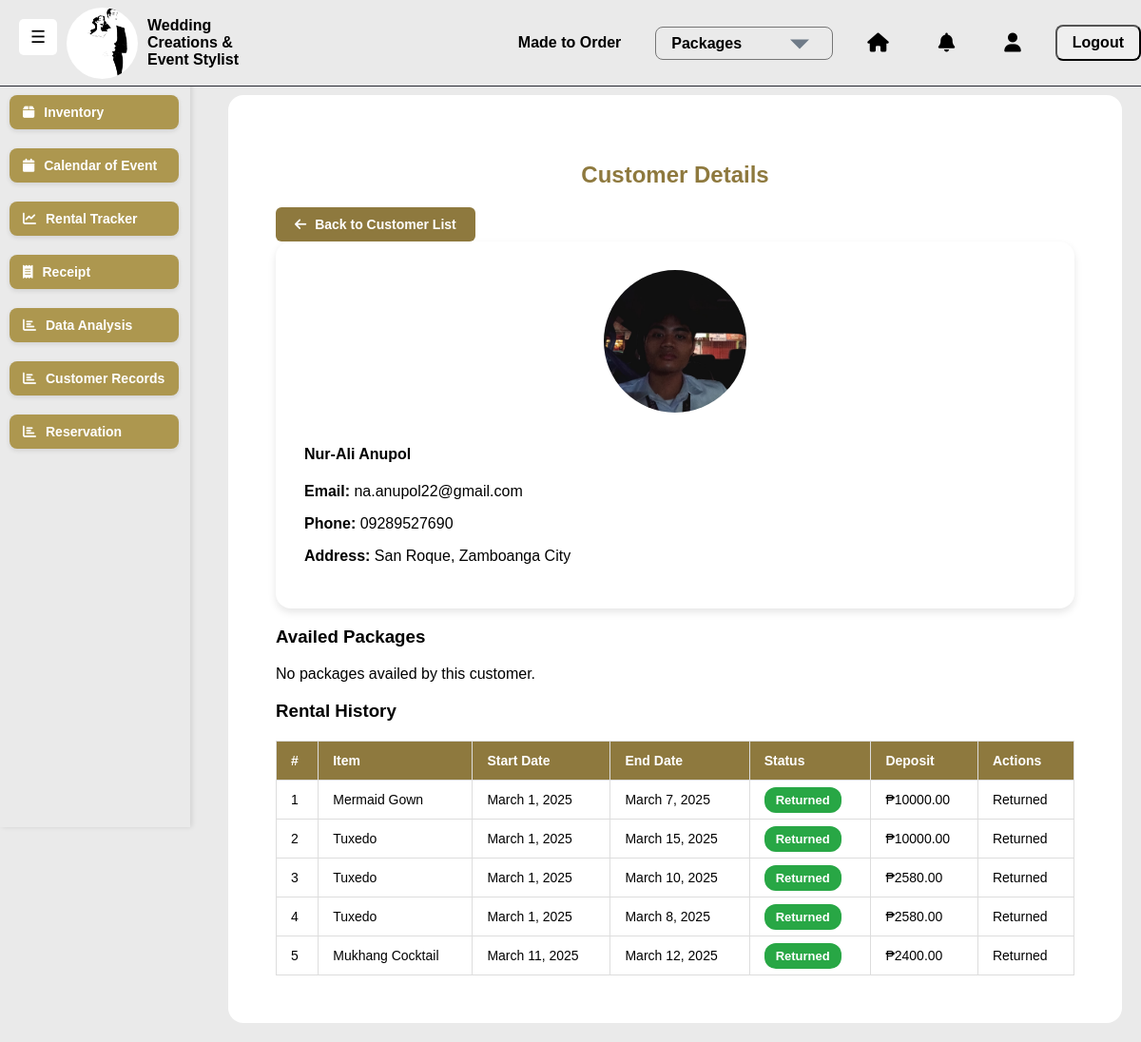
The app's page /customers/1/ (signed in) with its own data.
### saritasapp/models.py (models this page shows, shortened)
class Customer(models.Model):
    first_name = models.CharField(max_length=255)
    last_name = models.CharField(max_length=255)
    email = models.EmailField(unique=True)
    phone = models.CharField(max_length=15, unique=True)
    address = models.TextField(blank=True, null=True)
    created_at = models.DateTimeField(auto_now_add=True)
    image = models.ImageField(upload_to="static/images/", null=True, blank=True)

class Rental(models.Model):
    customer = models.ForeignKey(Customer, on_delete=models.CASCADE)
    user = models.ForeignKey(User, on_delete=models.SET_NULL, null=True, blank=True)
    inventory = models.ForeignKey(Inventory, on_delete=models.CASCADE)
    rental_start = models.DateField()
    rental_end = models.DateField()
    deposit = models.DecimalField(max_digits=10, decimal_places=2, default=10000.00)
    status = models.CharField(
        max_length=10,
        choices=[
            ("Renting", "Renting"),
            ("Returned", "Returned"),
            ("Overdue", "Overdue")
        ],
        default="Renting"
    )

class Inventory(models.Model):
    name = models.CharField(max_length=255)
    category = models.ForeignKey(Category, on_delete=models.CASCADE)
    color = models.CharField(max_length=50, blank=True)
    quantity = models.IntegerField(default=0)
    rental_price = models.DecimalField(max_digits=10, decimal_places=2)
    purchase_price = models.DecimalField(max_digits=10, decimal_places=2, null=True, blank=True)
    available = models.BooleanField(default=True)
    image = models.ImageField(upload_to="static/images/", null=True, blank=True)

### saritasapp/views.py (the view)
# urls.py: path('customers/<int:customer_id>/', views.view_customer, name='view_customer'),
@login_required
def view_customer(request, customer_id):
    customer = get_object_or_404(Customer, id=customer_id)
    today = now().date()
    rentals = Rental.objects.filter(customer=customer)
    rentals.filter(status="Renting", rental_end__lt=today).update(status="Overdue")
    return render(request, 'saritasapp/view_customer.html', {
        'customer': customer,
        'rentals': rentals,
    })

### saritasapp/templates/saritasapp/view_customer.html (shortened to what this page needs)
{% extends "saritasapp/base.html" %}
{% load static %}
{% block extra_css %}
    <link rel="stylesheet" href="{% static 'css/view_customer.css' %}">
{% endblock %}
{% block content %}
<div class="container">
    <h2 class="text-center" style="color: #8E793E; font-family: Arial, sans-serif;">Customer Details</h2>
    <a href="{% url 'saritasapp:customer_list' %}" class="btn btn-back mb-3">
        <i class="fa fa-arrow-left"></i> Back to Customer List
    </a>
    <div class="card p-4 mb-4 customer-card">
        <div class="row">
            <div class="col-md-4 text-center">
                {% if customer.image %}
                    <img src="{{ customer.image.url }}" alt="{{ customer.first_name }}" class="customer-image">
                {% else %}
                    <img src="{% static 'image/default-placeholder.png' %}" alt="No image available" class="customer-image">
                {% endif %}
            </div>
            <div class="col-md-8">
                <h4>{{ customer.first_name }} {{ customer.last_name }}</h4>
                <p><strong>Email:</strong> {{ customer.email }}</p>
                <p><strong>Phone:</strong> {{ customer.phone }}</p>
                <p><strong>Address:</strong> {{ customer.address }}</p>
            </div>
        </div>
    </div>
    <h3 class="section-title">Availed Packages</h3>
    {% if customer_orders %}
        <table class="table">
            <thead>
                <tr>
                    <th>#</th>
                    <th>Package Name</th>
                    <th>Type</th>
                    <th>Total Price</th>
                    <th>Status</th>
                    <th>Actions</th>
                </tr>
            </thead>
            <tbody>
                {% for order in customer_orders %}
                <tr>
                    <td>{{ forloop.counter }}</td>
                    <td>{{ order.package.name }}</td>
                    <td>{{ order.package.get_package_type_display }}</td>
                    <td>₱{{ order.total_price }}</td>
                    <td>
                        <span class="badge
                            {% if order.status == 'Pending' %}bg-warning
                            {% else %}bg-success{% endif %}">
                            {{ order.status }}
                        </span>
                    </td>
                    <td>
                        <a href="{% url 'saritasapp:order_details' order.id %}" class="btn btn-info btn-sm">
                            <i class="fa fa-eye"></i> View Details
                        </a>
                    </td>
                </tr>
                {% endfor %}
            </tbody>
        </table>
    {% else %}
        <div class="empty-message">
            <p class="text-muted">No packages availed by this customer.</p>
        </div>
    {% endif %}
    <h3 class="section-title">Rental History</h3>
    {% if rentals %}
        <table class="table">
            <thead>
                <tr>
                    <th>#</th>
                    <th>Item</th>
                    <th>Start Date</th>
                    <th>End Date</th>
                    <th>Status</th>
                    <th>Deposit</th>
                    <th>Actions</th>
                </tr>
            </thead>
            <tbody>
                {% for rental in rentals %}
                <tr>
                    <td>{{ forloop.counter }}</td>
                    <td>{{ rental.inventory.name }}</td>
                    <td>{{ rental.rental_start }}</td>
                    <td>{{ rental.rental_end }}</td>
                    <td>
                        <span class="badge
                            {% if rental.status == 'Overdue' %}bg-danger
                            {% elif rental.status == 'Returned' %}bg-success
                            {% else %}bg-warning{% endif %}">
                            {{ rental.status }}
                        </span>
                    </td>
                    <td>₱{{ rental.deposit }}</td>
                    <td>
                        {% if rental.status == 'Renting' or rental.status == 'Overdue' %}
                            <a href="{% url 'saritasapp:return_rental' rental.id %}"
                               class="btn btn-success btn-sm">Mark as Returned</a>
                        {% else %}
                            <span class="text-muted">Returned</span>
                        {% endif %}
                    </td>
                </tr>
                {% endfor %}
            </tbody>
        </table>
    {% else %}
        <div class="empty-message">
            <p class="text-muted">No rentals found for this customer.</p>
        </div>
    {% endif %}
</div>
{% endblock %}

### static/css/mainbase.css (style rules this page uses)
body { margin: 0; padding: 0; font-family: Arial, sans-serif; background-color: #EAEAEA; background-attachment: fixed; }
a { display: block; color: white ; padding: 12px; text-align: center; border-radius: 5px; font-size: 16px; font-weight: bold; text-decoration: none; transition: background 0.3s ease; }

### static/css/view_customer.css (style rules this page uses)
body { font-family: Arial, sans-serif; background-color: #EAEAEA; margin: 0; padding: 20px; }
.container { max-width: 1000px; margin: auto; background: #ffffff; padding: 30px; border-radius: 16px; }
.text-center { text-align: center; }
.card { background: #ffffff; border-radius: 16px; padding: 30px; box-shadow: 0 4px 8px rgba(0, 0, 0, 0.1); }
.customer-image { width: 150px; height: 150px; object-fit: cover; border-radius: 50%; margin-bottom: 10px; }
.table { width: 100%; border-collapse: collapse; margin-top: 20px; background: white; }
.table th, .table td { border: 1px solid #ddd; padding: 12px 15px; text-align: left; font-size: 14px; }
.table th { background-color: #8E793E; color: white; }
.badge { padding: 6px 12px; border-radius: 12px; font-size: 13px; font-weight: 600; }
.bg-success { background-color: #28a745; color: white; }
.btn { display: inline-block; padding: 10px 20px; text-decoration: none; border-radius: 6px; cursor: pointer; text-align: center; }
.btn-back { background-color: #8E793E; color: white; font-size: 14px; font-weight: bold; }
.fa-arrow-left { margin-right: 5px; }

### records on screen
Customer: image (picture), first_name "Nur-Ali", last_name "Anupol", email "na.anupol22@gmail.com", phone "09289527690", address "San Roque, Zamboanga City"
Rental: inventory.name "Mermaid Gown", rental_start "March 1, 2025", rental_end "March 7, 2025", status "Returned", deposit "10000.00"
Rental: inventory.name "Tuxedo", rental_start "March 1, 2025", rental_end "March 15, 2025", status "Returned", deposit "10000.00"
Rental: inventory.name "Tuxedo", rental_start "March 1, 2025", rental_end "March 10, 2025", status "Returned", deposit "2580.00"
Rental: inventory.name "Tuxedo", rental_start "March 1, 2025", rental_end "March 8, 2025", status "Returned", deposit "2580.00"
Rental: inventory.name "Mukhang Cocktail", rental_start "March 11, 2025", rental_end "March 12, 2025", status "Returned", deposit "2400.00"
